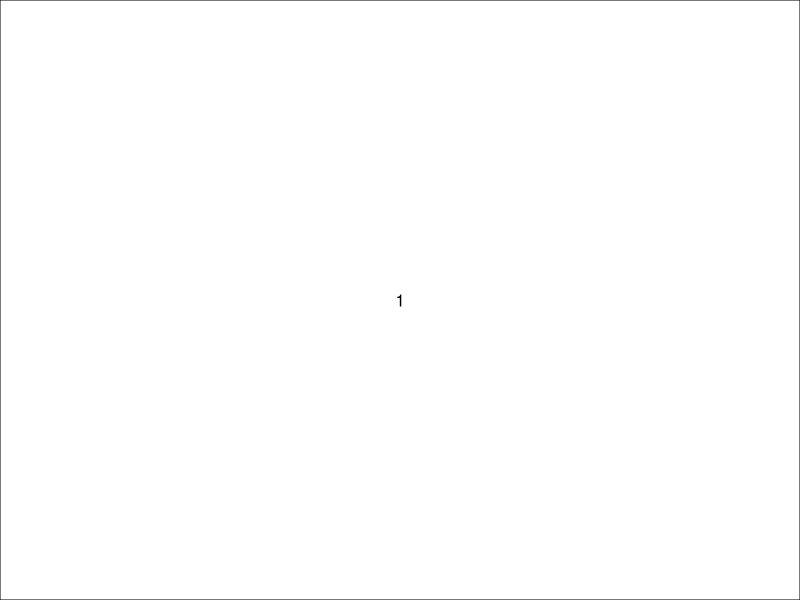
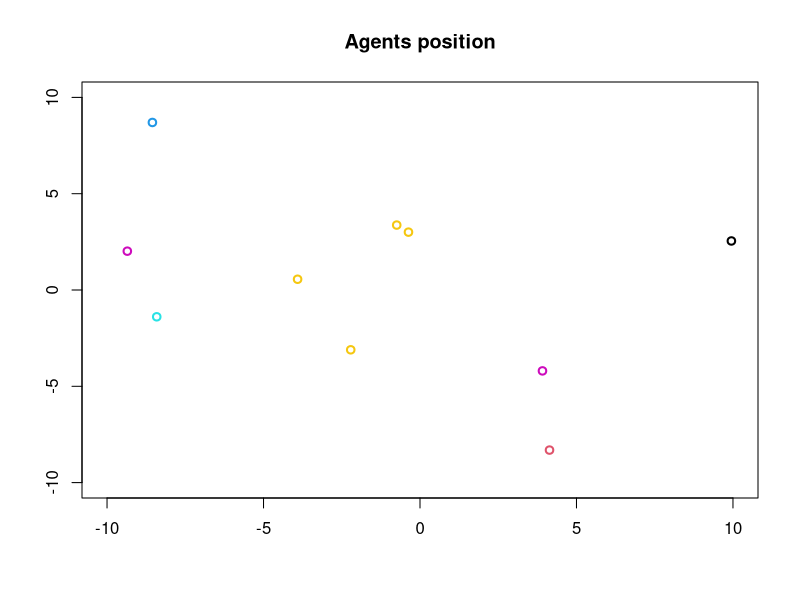
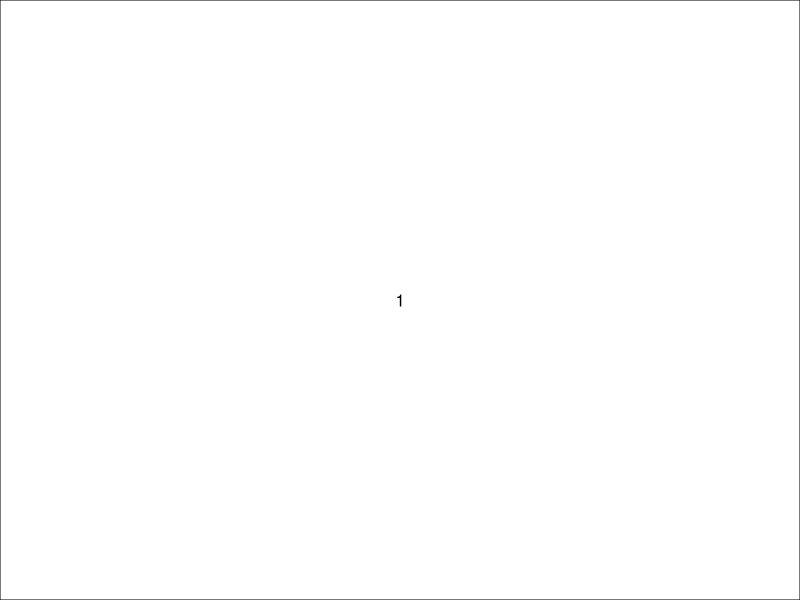
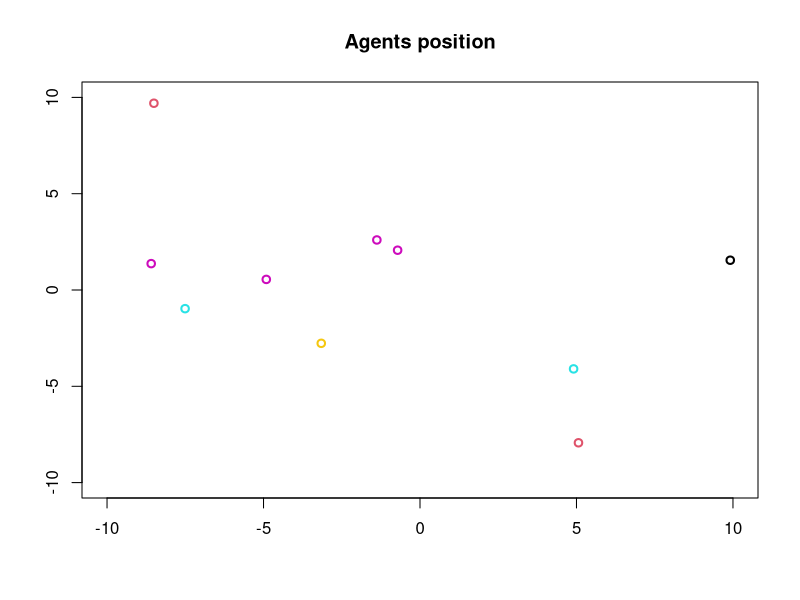
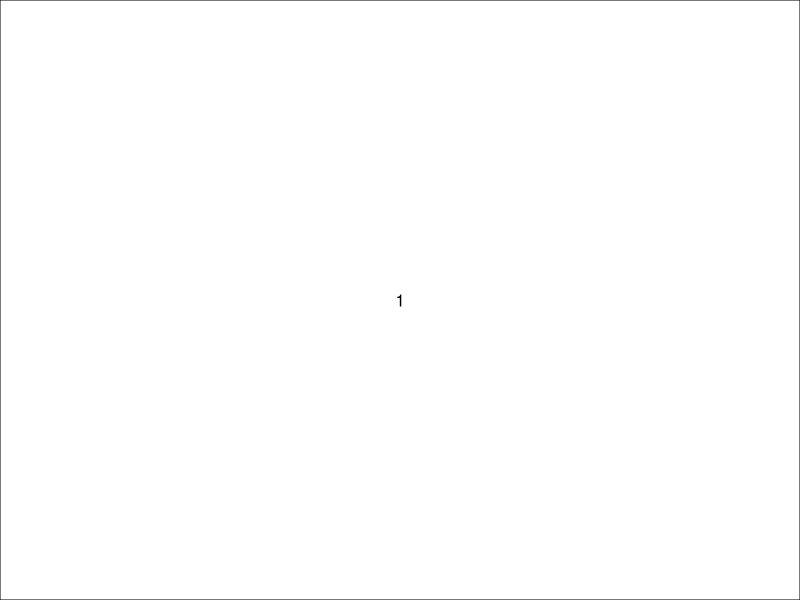
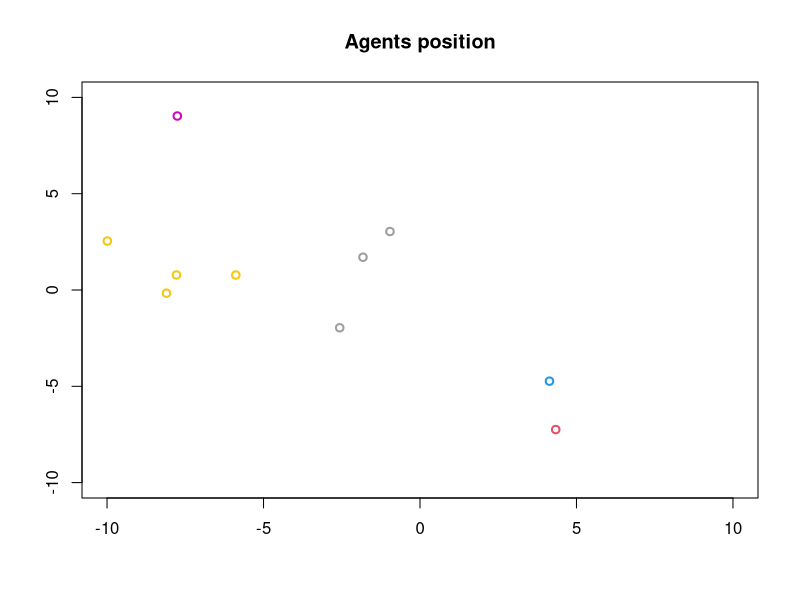
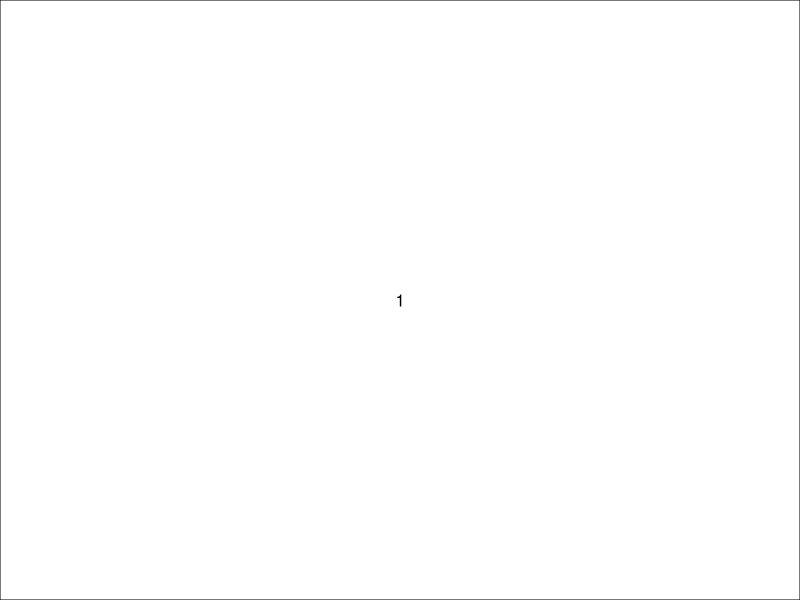
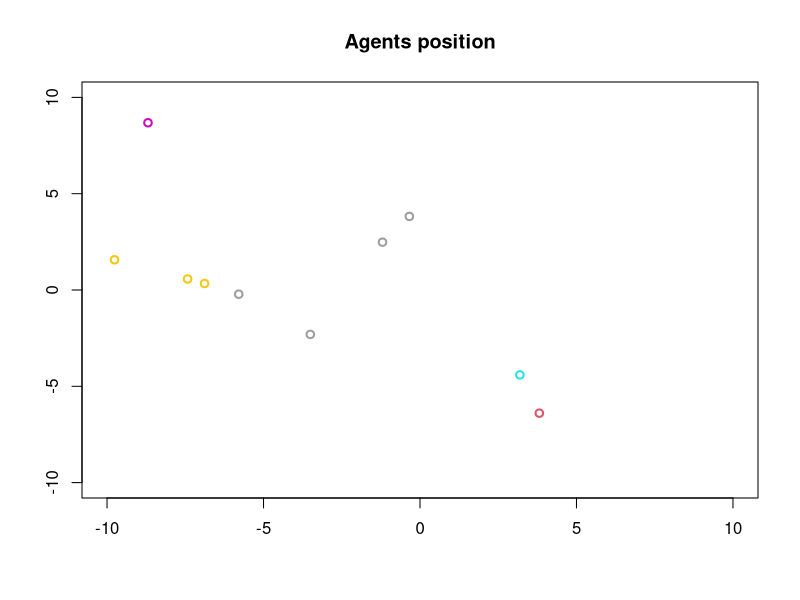

Here is the R script that generated these plots, in order:
#Running around function
wandering<-function(agents){
  #Select each agent randomly
  randIndex = sample(nrow(agents))
  for(i in 1:nrow(agents)){
    #For each agent
    ind<-randIndex[i]
    #Decide a direction
    angle<-runif(1,min= 0,max= 2)*pi
    #Compute where they are going (assuming a distance to be travelled equal to 1)
    agents$x[ind]<-agents$x[ind]+cos(angle)
    agents$y[ind]<-agents$y[ind]+sin(angle)
    #Make sure that the agents stay in the matrix
    if(agents$x[ind]>10)
      agents$x[ind]<-agents$x[ind]-20
    if(agents$x[ind]<(-10))
      agents$x[ind]<-agents$x[ind]+20
    if(agents$y[ind]>10)
      agents$y[ind]<-agents$y[ind]-20
    if(agents$y[ind]<(-10))
      agents$y[ind]<-agents$y[ind]+20
    
  }
  #Sends the agents matrix back (after having changed their characteristics)
  return(agents)
}

say.hi<-function(agents,radius){
  randIndex = sample(nrow(agents))
  for(i in 1:nrow(agents)){
    ind<-randIndex[i]
    agentsInSight<-which(withinCircle(agents,radius,agents$x[ind],agents$y[ind]))
    agentsInSight<-agentsInSight[agentsInSight!=ind]
    agents$col[ind]<-length(agentsInSight)
  }
  return(agents)
}

withinCircle<-function(agents,radius,x,y){
  result<-c()
  for(i in 1:nrow(agents)){
    if(sqrt((agents$x[i]-x)^2+(agents$y[i]-y)^2)<=radius)
      result<-c(result,TRUE)
    else
      result<-c(result,FALSE)
  }
  return(result)
}

runModel<-function(nTime=100,nAgents=10,radius=10){
  #Creates agent matrix
  agents<-as.data.frame(matrix(NA,nrow=nAgents,ncol=3,dimnames=list(NULL,c("x","y","col"))))
  #Initialise agents randomly in the matrix
  agents$x<-runif(nAgents,-10,10)
  agents$y<-runif(nAgents,-10,10)
  #Simulations
  for(t in 1:nTime){
    #Have agents running around
    agents<-wandering(agents)
    #Have agents say hi
    agents<-say.hi(agents,radius)
    #Show where they are
    layout(matrix(c(1), 1, 1))
    layout.show(1)
    plot(agents$x,agents$y,col=agents$col,type='p',main="Agents position",lwd=2,xlab="",ylab="",ylim = c(-10,10),xlim=c(-10,10))
    Sys.sleep(2)
  }
}

runModel(nTime=20,nAgents=10,radius=10)
